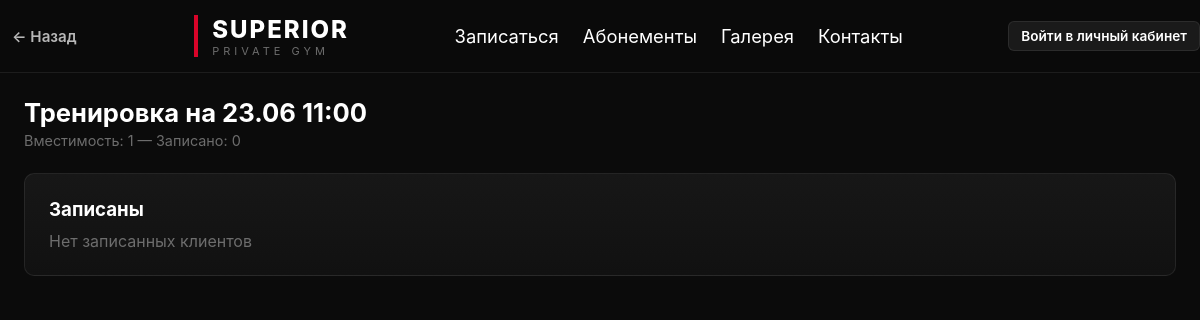
The app's page /slot/16?week_offset=0, older data.
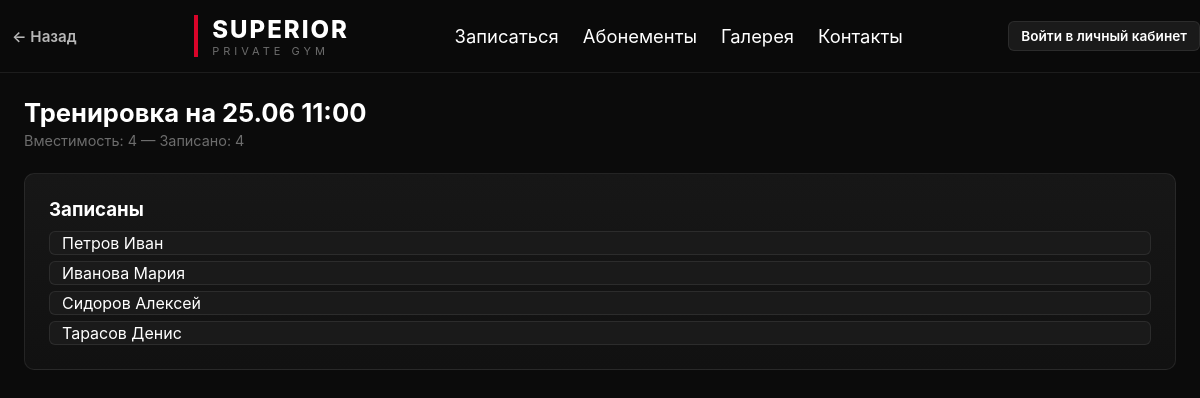
The same page, newer data.
### app/models.py (models this page shows, shortened)
class Slot(Base):
    __tablename__ = "slots"
    id = Column(Integer, primary_key=True)
    start_time = Column(DateTime)
    capacity = Column(Integer, default=4)
    completed = Column(Boolean, default=False)

class Client(Base):
    __tablename__ = "clients"
    id = Column(Integer, primary_key=True)
    first_name = Column(String, nullable=True)
    last_name = Column(String, nullable=True)
    patronymic = Column(String, nullable=True)
    birth_year = Column(Integer, nullable=True)
    birth_place = Column(String, nullable=True)
    phone = Column(String, nullable=True)
    name = Column(String, nullable=True)          # legacy — полное имя одной строкой
    height_cm = Column(Integer, nullable=True)
    weight_kg = Column(Integer, nullable=True)
    body_fat = Column(Integer, nullable=True)  # % жира
    hip_cm = Column(Integer, nullable=True)       # обхват бедра
    waist_cm = Column(Integer, nullable=True)     # обхват талии
    chest_cm = Column(Integer, nullable=True)     # обхват груди
    shoulders_cm = Column(Integer, nullable=True) # обхват плеч
    biceps_cm = Column(Integer, nullable=True)    # обхват бицепса
    neck_cm = Column(Integer, nullable=True)       # обхват шеи
    wrist_cm = Column(Integer, nullable=True)      # обхват запястья (для типа телосложения)
    skinfold_chest = Column(Integer, nullable=True)     # калипер: грудь (мм)
    skinfold_abdominal = Column(Integer, nullable=True) # калипер: живот (мм)
    skinfold_thigh = Column(Integer, nullable=True)     # калипер: бедро (мм)
    skinfold_triceps = Column(Integer, nullable=True)   # калипер: трицепс (мм)
    skinfold_subscapular = Column(Integer, nullable=True) # калипер: под лопаткой (мм)
    login = Column(String, unique=True, nullable=True)
    password_hash = Column(String, nullable=True)
    photo_path = Column(String, nullable=True)   # путь к фото относительно static/
    sex = Column(String, nullable=True)            # m/f
    goal = Column(String, nullable=True)             # lose | gain | recompose
    activity_level = Column(String, nullable=True)   # sedentary | light | moderate | active | extreme
    pd_consent_given = Column(Boolean, default=False)
    pd_consent_at = Column(DateTime, nullable=True)

### app/routes/schedule.py (the view)
@router.get("/slot/{slot_id}")
def slot_page(
    request: Request,
    slot_id: int,
    db: Session = Depends(get_db),
    week_offset: int = 0,
    user: dict = Depends(get_current_user),
):
    slot = db.get(Slot, slot_id)
    bookings = db.query(Booking).filter(Booking.slot_id == slot_id).all()
    clients = [db.get(Client, b.client_id) for b in bookings]
    all_clients = db.query(Client).all()
    slot_employees = db.query(SlotEmployee).filter(SlotEmployee.slot_id == slot_id).all()
    assigned_trainers = [db.get(Employee, se.employee_id) for se in slot_employees]
    available_trainers = db.query(Employee).filter(
        Employee.is_active == True,
        Employee.position.in_(["trainer", "director"]),
    ).all()
    return templates.TemplateResponse(
        request=request,
        name="slot.html",
        context={
            "slot": slot,
            "clients": clients,
            "all_clients": all_clients,
            "assigned_trainers": assigned_trainers,
            "available_trainers": available_trainers,
            "week_offset": week_offset,
            "user": user,
        },
    )

### templates/slot.html (shortened to what this page needs)
{% extends "base.html" %}
{% block content %}
<div class="slot__header">
	<h2 class="slot__header-title">Тренировка на {{ slot.start_time.strftime('%d.%m %H:%M') }}</h2>
	<div class="slot__header-meta">Вместимость: {{ slot.capacity }} — Записано: {{ clients|length }} {% if slot.completed %}— ✅ Проведено{% endif %}</div>
</div>
{% set flash = request.query_params.get('flash') %}
{% if user and user.role in ('admin', 'trainer') %}
{% if slot.completed %}
<div class="panel mb-3">
	<div class="flex-row" style="justify-content:space-between;">
		<div>
			<h3>Программа тренировки</h3>
			<p class="text-muted" style="font-size:0.85rem;">Просмотр плана упражнений</p>
		</div>
		<div class="flex-row">
			<a class="btn btn--primary" href="/slot/{{ slot.id }}/program?week_offset={{ week_offset }}">План тренировки</a>
			<button class="btn btn--secondary" type="submit" form="delete-slot-form"
				onclick="return confirm('Удалить слот из расписания?');">Удалить слот</button>
		</div>
	</div>
</div>
<div class="slot-columns">
	<div class="slot-columns__left">
		<div class="panel">
			<h3>Записаны</h3>
			<ul class="client-list mt-1">
				{% for client in clients %}
				<li class="client-list__item">{{ client.fio() }}</li>
				{% else %}
				<p class="text-muted">Нет записанных клиентов</p>
				{% endfor %}
			</ul>
		</div>
		<div class="panel mt-2">
			<h3>Тренеры</h3>
			<ul class="client-list mt-1">
				{% for trainer in assigned_trainers %}
				<li class="client-list__item">{{ trainer.fio() }}</li>
				{% else %}
				<p class="text-muted">Тренер не назначен</p>
				{% endfor %}
			</ul>
		</div>
	</div>
	<div class="slot-columns__right">
		<div class="panel">
			<h3>Настройки слота</h3>
			<p class="text-muted" style="font-size:0.85rem;">Слот проведён, редактирование недоступно.</p>
			<form id="delete-slot-form" method="post" action="/slots/delete/{{ slot.id }}" class="form--inline">
				{{ csrf_input(request) }}
				<input type="hidden" name="week_offset" value="{{ week_offset }}" />
			</form>
		</div>
	</div>
</div>
{% else %}
<div class="panel mb-3">
	<div class="flex-row" style="justify-content:space-between;">
		<div>
			<h3>Программа тренировки</h3>
			<p class="text-muted" style="font-size:0.85rem;">Просмотр и редактирование плана упражнений</p>
		</div>
		<div class="flex-row">
			<a class="btn btn--primary" href="/slot/{{ slot.id }}/program?week_offset={{ week_offset }}">План тренировки</a>
			{% if clients and clients|length > 0 %}
			<form method="post" action="/slot/{{ slot.id }}/complete"
				onsubmit="return confirm('Подтвердить проведение занятия и списать 1 занятие у всех записанных?');">
				{{ csrf_input(request) }}
				<input type="hidden" name="week_offset" value="{{ week_offset }}" />
				<button class="btn btn--success" type="submit">Тренировка завершена</button>
			</form>
			{% endif %}
		</div>
	</div>
</div>
<div class="slot-columns">
	<div class="slot-columns__left">
		<div class="panel">
			<h3>Записаны</h3>
			<ul class="client-list mt-1">
				{% for client in clients %}
				<li class="client-list__item">
					<span>{{ client.fio() }}</span>
					<form method="post" action="/slot/{{ slot.id }}/remove" class="form--inline">
						{{ csrf_input(request) }}
						<input type="hidden" name="client_id" value="{{ client.id }}" />
						<input type="hidden" name="week_offset" value="{{ week_offset }}" />
						<button class="btn btn--small">Удалить</button>
					</form>
				</li>
				{% else %}
				<p class="text-muted">Нет записанных клиентов</p>
				{% endfor %}
			</ul>
			<form method="post" action="/slot/{{ slot.id }}/add" class="flex-row mt-2">
				{{ csrf_input(request) }}
				<select name="client_id" class="form__select">
					{% for client in all_clients %}
					<option value="{{ client.id }}">{{ client.name }}</option>
					{% endfor %}
				</select>
				<input type="hidden" name="week_offset" value="{{ week_offset }}" />
				<button class="btn btn--primary">Добавить</button>
			</form>
		</div>
		<div class="panel mt-2">
			<h3>Тренеры</h3>
			<ul class="client-list mt-1">
				{% for trainer in assigned_trainers %}
				<li class="client-list__item">
					<span>{{ trainer.fio() }}</span>
					<form method="post" action="/slot/{{ slot.id }}/remove-trainer" class="form--inline">
						{{ csrf_input(request) }}
						<input type="hidden" name="employee_id" value="{{ trainer.id }}" />
						<input type="hidden" name="week_offset" value="{{ week_offset }}" />
						<button class="btn btn--small">Убрать</button>
					</form>
				</li>
				{% else %}
				<p class="text-muted">Тренер не назначен</p>
				{% endfor %}
			</ul>
			<form method="post" action="/slot/{{ slot.id }}/assign-trainer" class="flex-row mt-2">
				{{ csrf_input(request) }}
				<select name="employee_id" class="form__select">
					{% for t in available_trainers %}
					<option value="{{ t.id }}">{{ t.fio() }} ({{ t.position }})</option>
					{% endfor %}
				</select>
				<input type="hidden" name="week_offset" value="{{ week_offset }}" />
				<button class="btn btn--primary">Назначить</button>
			</form>
		</div>
	</div>
	<div class="slot-columns__right">
		<div class="panel">
			<h3>Настройки слота</h3>
			<form method="post" action="/slots/edit/{{ slot.id }}" class="form mt-1" id="edit-slot-form">
				{{ csrf_input(request) }}
				<input type="hidden" name="week_offset" value="{{ week_offset }}" />
				<div class="flex-row mt-1">
					<label class="form__label">Время</label>
					<input class="form__input" type="text" name="start_time" value="{{ slot.start_time.strftime('%Y-%m-%d %H:%M') }}" required />
				</div>
				<div class="flex-row mt-1">
					<label class="form__label">Вместимость</label>
					<select name="capacity" class="form__select">
						<option value="1" {% if slot.capacity == 1 %}selected{% endif %}>1</option>
						<option value="2" {% if slot.capacity == 2 %}selected{% endif %}>2</option>
						<option value="3" {% if slot.capacity == 3 %}selected{% endif %}>3</option>
						<option value="4" {% if slot.capacity == 4 %}selected{% endif %}>4</option>
					</select>
				</div>
				<div class="flex-row mt-1">
					<button class="btn btn--primary" type="submit" form="edit-slot-form">Сохранить</button>
					<button class="btn btn--secondary" type="submit" form="delete-slot-form"
						onclick="return confirm('Удалить слот? Это удалит все бронирования.');">Удалить слот</button>
				</div>
			</form>
			<form id="delete-slot-form" method="post" action="/slots/delete/{{ slot.id }}" class="form--inline">
				{{ csrf_input(request) }}
				<input type="hidden" name="week_offset" value="{{ week_offset }}" />
			</form>
		</div>
	</div>
</div>
{% endif %}
{% else %}
<div class="panel">
	<h3>Записаны</h3>
	<ul class="client-list mt-1">
		{% for client in clients %}
		<li class="client-list__item">{{ client.fio() }}</li>
		{% else %}
		<p class="text-muted">Нет записанных клиентов</p>
		{% endfor %}
	</ul>
</div>
{% endif %}
{% endblock %}

### templates/base.html (shortened to what this page needs)
<!DOCTYPE html>
<html lang="ru">
<head>
    <link rel="stylesheet"
          href="/static/style.css">
</head>
<body>
<header class="header">
    <div class="header__inner">
        <div class="header__back">
            <button class="btn btn--ghost" onclick="history.back()">← Назад</button>
        </div>
        <a class="header__logo" href="/">
            <span class="header__accent-line"></span>
            <div>
                <div class="header__brand">SUPERIOR</div>
                <div class="header__subtitle">PRIVATE GYM</div>
            </div>
        </a>
        <nav class="header__nav">
            {% set _user = request.session.get('user') %}
            {% set _path = request.url.path %}
            {% if _user and _user.role in ('admin', 'trainer') %}
            <a href="/schedule" class="header__nav-link{% if _path.startswith('/schedule') or _path.startswith('/slot/') %} header__nav-link--active{% endif %}">Расписание</a>
            <a href="/clients" class="header__nav-link{% if _path.startswith('/clients') %} header__nav-link--active{% endif %}">Клиенты</a>
            <a href="/subscriptions" class="header__nav-link{% if _path == '/subscriptions' %} header__nav-link--active{% endif %}">Абонементы</a>
            <a href="/journal" class="header__nav-link{% if _path == '/journal' %} header__nav-link--active{% endif %}">Журнал</a>
            <a href="/dashboard" class="header__nav-link{% if _path == '/dashboard' %} header__nav-link--active{% endif %}">Дашборд</a>
            {% if _user.role == 'admin' %}
            <a href="/budget" class="header__nav-link{% if _path == '/budget' %} header__nav-link--active{% endif %}">Бюджет</a>
            <a href="/employees" class="header__nav-link{% if _path == '/employees' %} header__nav-link--active{% endif %}">Сотрудники</a>
            <a href="/sql" class="header__nav-link{% if _path == '/sql' %} header__nav-link--active{% endif %}">SQL</a>
            {% endif %}
            {% else %}
            <a href="/signup" class="header__nav-link{% if _path == '/signup' %} header__nav-link--active{% endif %}">Записаться</a>
            <a href="/subscriptions" class="header__nav-link{% if _path == '/subscriptions' %} header__nav-link--active{% endif %}">Абонементы</a>
            <a href="/gallery" class="header__nav-link{% if _path == '/gallery' %} header__nav-link--active{% endif %}">Галерея</a>
            <a href="/contacts" class="header__nav-link{% if _path == '/contacts' %} header__nav-link--active{% endif %}">Контакты</a>
            {% endif %}
        </nav>
        <div class="header__user">
            {% if _user %}
            <a href="/profile" class="header__user-name">{{ _user.name }}</a>
            <form method="post" action="/logout" class="form--inline">
                {{ csrf_input(request) }}
                <button class="btn btn--ghost btn--small" type="submit">Выйти</button>
            </form>
            {% else %}
            <a href="/login" class="btn btn--primary btn--small">Войти в личный кабинет</a>
            {% endif %}
        </div>
    </div>
</header>
<main class="container">
    {% block content %}
    {% endblock %}
</main>
</body>
</html>

### static/style.css (style rules this page uses)
*, *::before, *::after { margin:0; padding:0; box-sizing:border-box; }
html { scroll-behavior:smooth; }
body { background:var(--bg-primary); color:var(--text-primary); font-family:Inter,system-ui,sans-serif; min-height:100vh; }
.container { width:min(1400px,calc(100% - 48px)); margin-inline:auto; padding:24px 0; }
.header { position:sticky; top:0; z-index:1000; backdrop-filter:blur(16px); background:rgba(11,11,11,.85); border-bottom:1px solid var(--border); }
.header__inner { display:flex; justify-content:space-between; align-items:center; height:72px; }
.header__logo { display:flex; align-items:center; gap:14px; text-decoration:none; }
.header__accent-line { width:4px; height:42px; background:var(--accent); display:block; }
.header__back { display:flex; align-items:center; }
.header__brand { font-size:24px; font-weight:800; letter-spacing:2px; text-transform:uppercase; color:var(--text-primary); }
.header__subtitle { font-size:11px; letter-spacing:4px; color:var(--text-muted); }
.header__nav { display:flex; gap:24px; }
.header__nav-link { color:var(--text-primary); text-decoration:none; transition:var(--transition); font-size:1.15rem; }
.header__user { display:flex; align-items:center; gap:12px; font-size:14px; }
.btn { display:inline-flex; align-items:center; justify-content:center; gap:8px; text-decoration:none; cursor:pointer; transition:var(--transition); font-weight:600; font-size:0.95rem; border:none; border-radius:var(--radius-sm); font-family:inherit; }
.btn--primary { background:var(--accent); color:white; padding:10px 10px; font-size:1.0rem; }
.btn--small { padding:6px 12px; font-size:0.85rem; background:var(--bg-elevated); color:var(--text-primary); border:1px solid var(--border); border-radius:var(--radius-sm); }
.btn--ghost { background:transparent; border:none; color:var(--text-secondary); padding:6px 12px; }
.slot__header { margin-bottom:24px; }
.slot__header-title { font-size:1.6rem; font-weight:700; margin-bottom:4px; }
.slot__header-meta { color:var(--text-muted); font-size:0.9rem; }
.client-list { list-style:none; display:flex; flex-direction:column; gap:6px; }
.client-list__item { background:var(--bg-elevated); padding:1px 12px; border-radius:var(--radius-sm); border:1px solid var(--border); display:flex; justify-content:space-between; align-items:center; }
.panel { background:linear-gradient(180deg,#171717,#111111); border:1px solid var(--border); border-radius:var(--radius-md); padding:24px; transition:var(--transition); }
.mt-1 { margin-top:10px; }

Row changes from the older to the newer data that the page shows:
changed Slot: start_time "23.06 11:00" → "25.06 11:00"; capacity "1" → "4"
now on this page (row unchanged): Client: fio "Петров Иван"
now on this page (row unchanged): Client: fio "Иванова Мария"
now on this page (row unchanged): Client: fio "Сидоров Алексей"
now on this page (row unchanged): Client: fio "Тарасов Денис"
Text that changed along with them:
{{ clients|length }}: "0" → "4"
text no longer shown: "Нет записанных клиентов"
